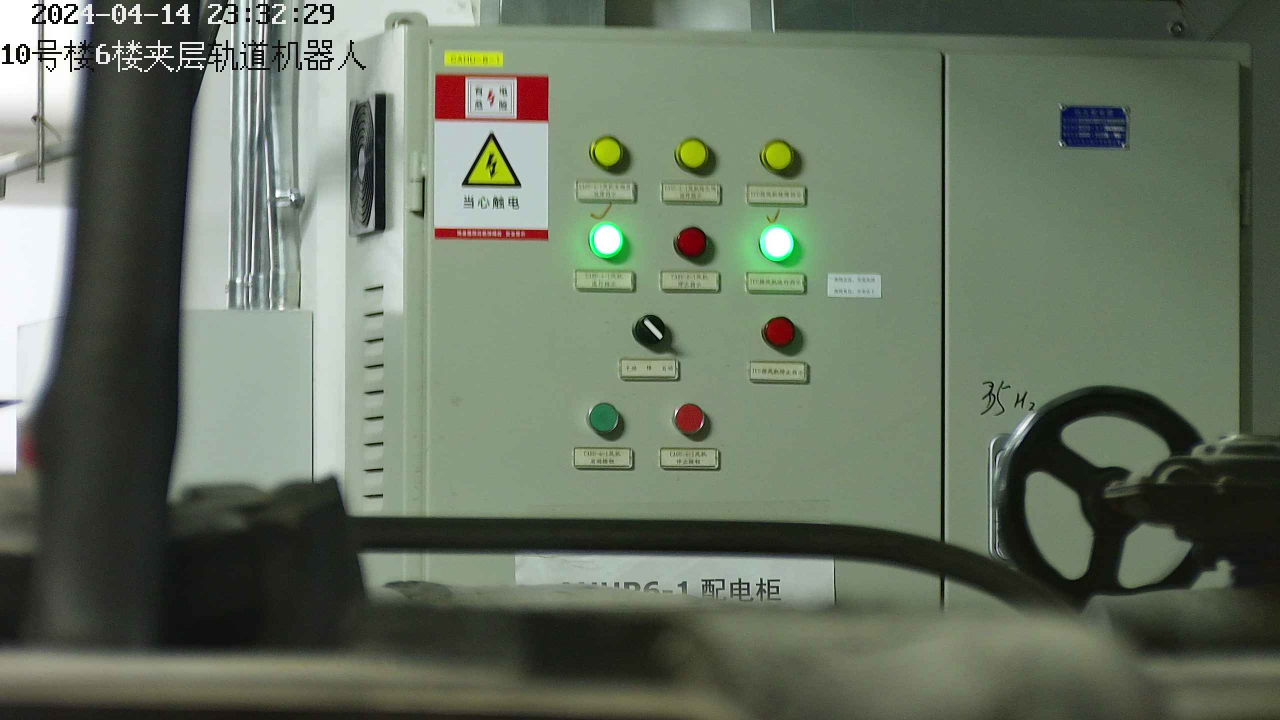
#> input picture k61.jpg, 2560 x 1440 px, found by its file name (shown at 1/2 size)
$ python cc_20240416161337.py
#> lines starting #> are read from the running program, lines starting #| are printed output that depends on the picture; after the words box and inside, x2 and y2 are one past the last pixel; in counts of white or black regions, pixels touching at a corner belong together
import cv2

# 读取现有图像
image = cv2.imread("k61.jpg")
#> image is the input picture: shape (1440, 2560, 3); mean B, G, R 97.2, 114.1, 103.2

# 定义矩形框的位置和大小
x, y, w, h = 100, 50, 400, 300

# 定义矩形框的颜色和透明度（蓝色，半透明）
color = (255, 255, 255)  # 蓝色
alpha = 0.89 # 透明度

# 创建一个与图像大小相同的透明图像
overlay = image.copy()

# 绘制半透明矩形框
cv2.rectangle(overlay, (x, y), (x + w, y + h), color, -1)
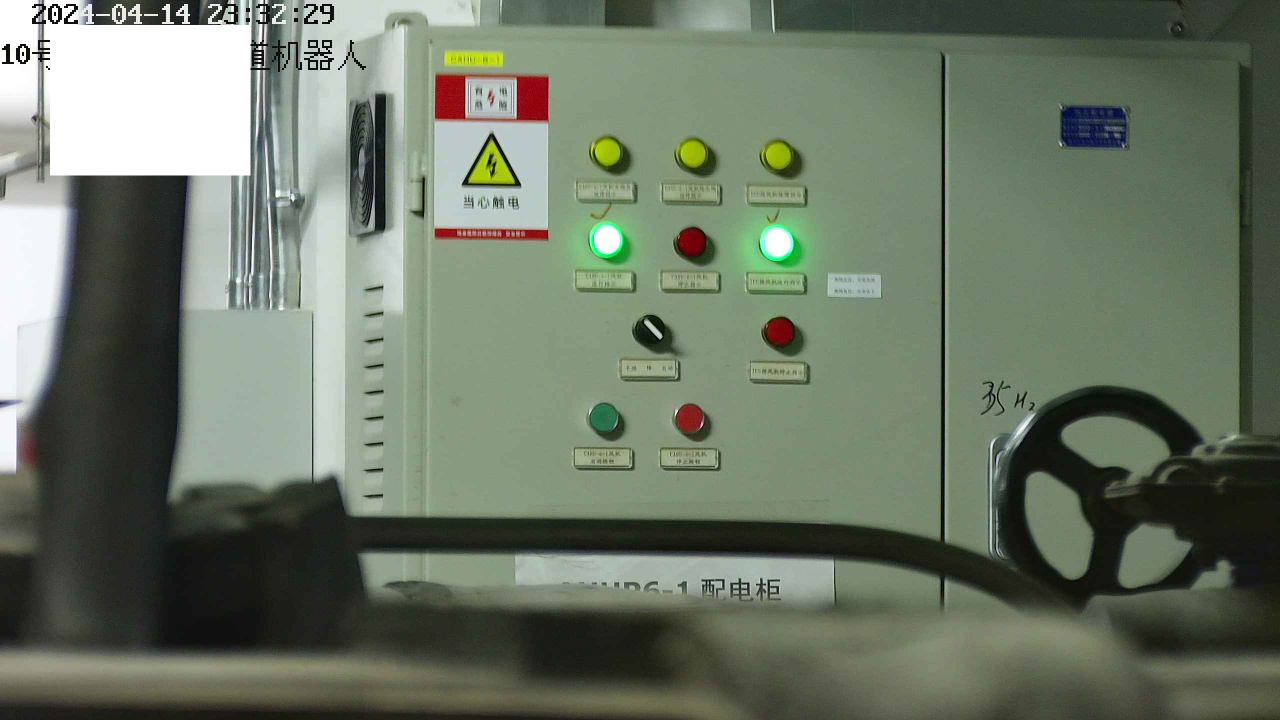
#> overlay: shape (1440, 2560, 3) (shown at 1/2 size); 3.24% of pixels changed, all inside (x1, y1, x2, y2) = (100, 50, 501, 351)

# 将透明图像叠加到原始图像上
cv2.addWeighted(overlay, alpha, image, 1 - alpha, 0, image)
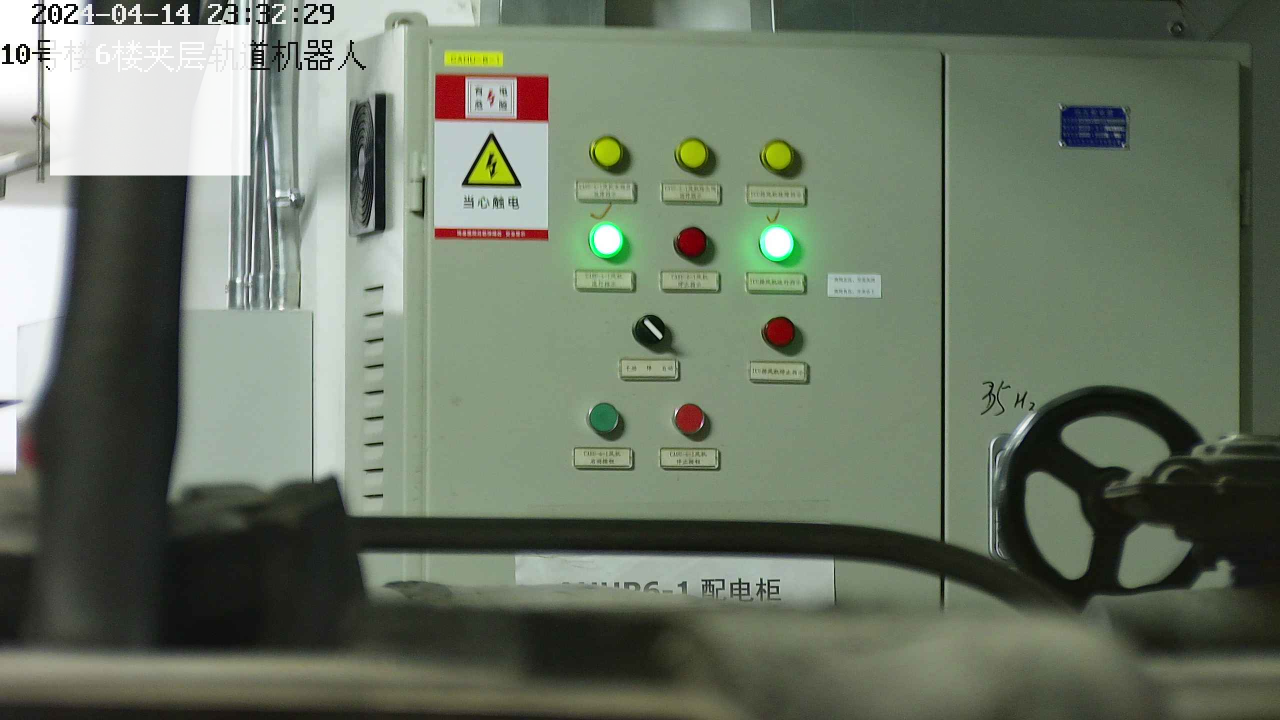
#> image: shape (1440, 2560, 3) (shown at 1/2 size); 3.24% of pixels changed, all inside (x1, y1, x2, y2) = (100, 50, 501, 351)

# 显示图像
cv2.imshow("Transparent Rectangle", image)
cv2.waitKey(0)
cv2.destroyAllWindows()

$ run again, with k62.jpg copied over k61.jpg
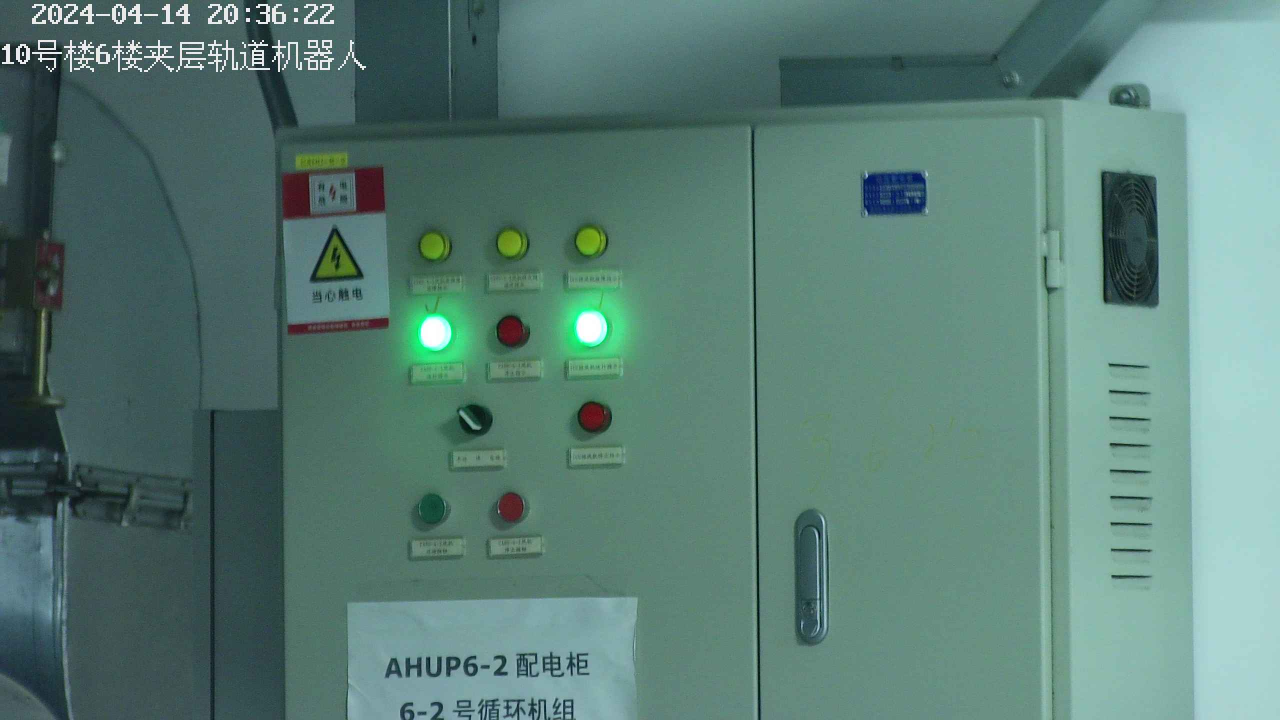
#> input picture k62.jpg, 2560 x 1440 px, found by its file name (shown at 1/2 size)
#> image is the input picture: shape (1440, 2560, 3); mean B, G, R 117, 125.3, 90
#> `cv2.rectangle(overlay, (x, y), (x + w, y + h), color, -1)`:
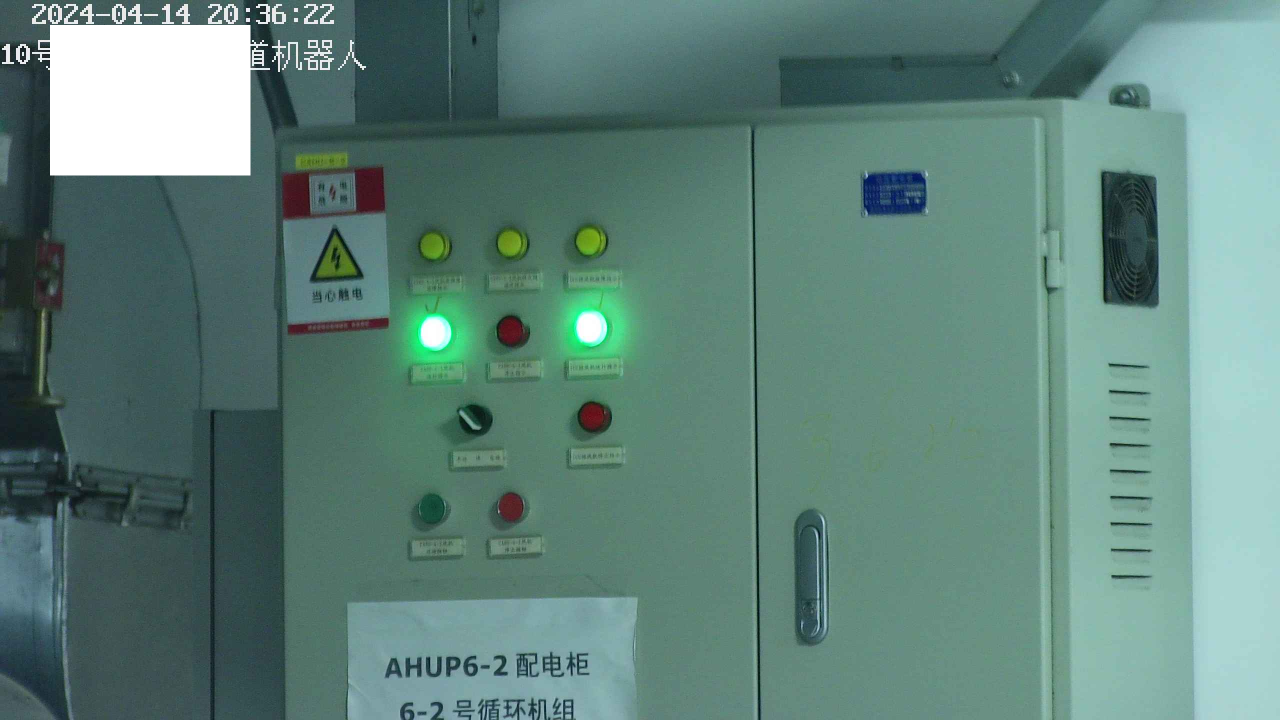
#> overlay: shape (1440, 2560, 3) (shown at 1/2 size); 3.27% of pixels changed, all inside (x1, y1, x2, y2) = (100, 50, 501, 351)
#> `cv2.addWeighted(overlay, alpha, image, 1 - alpha, 0, image)`:
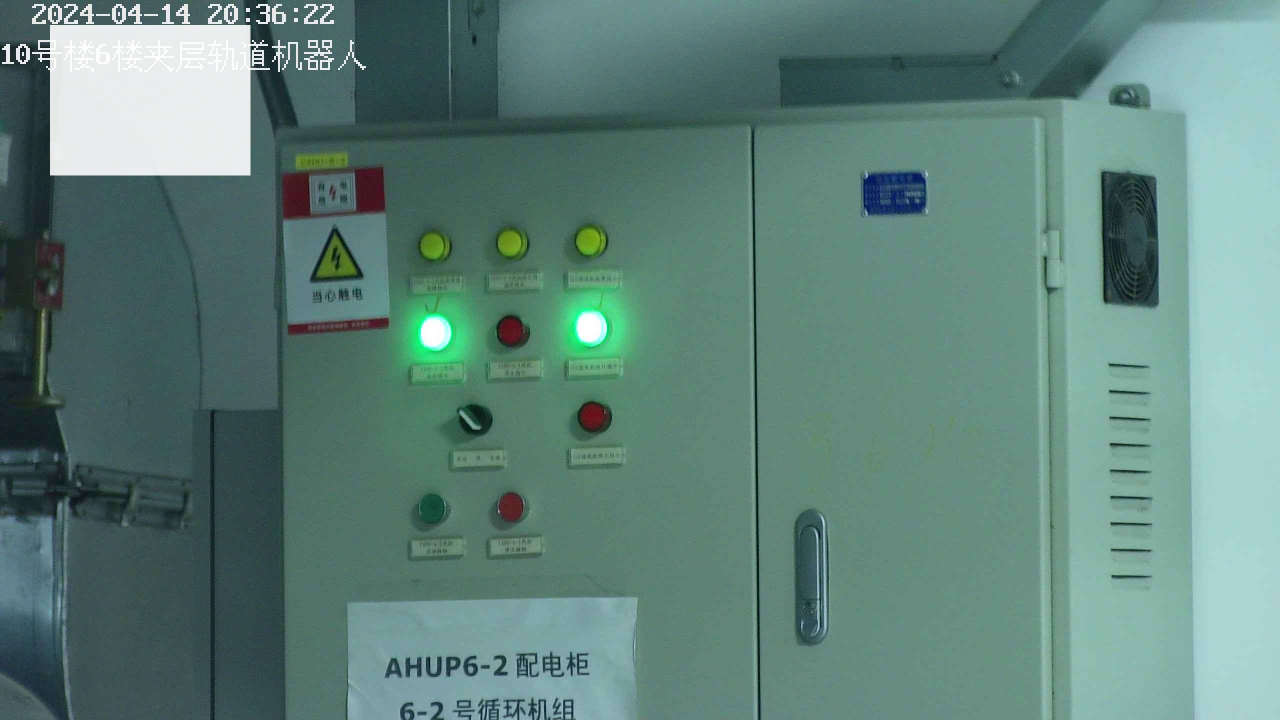
#> image: shape (1440, 2560, 3) (shown at 1/2 size); 3.27% of pixels changed, all inside (x1, y1, x2, y2) = (100, 50, 501, 351)

$ run again, with k63.jpg copied over k61.jpg
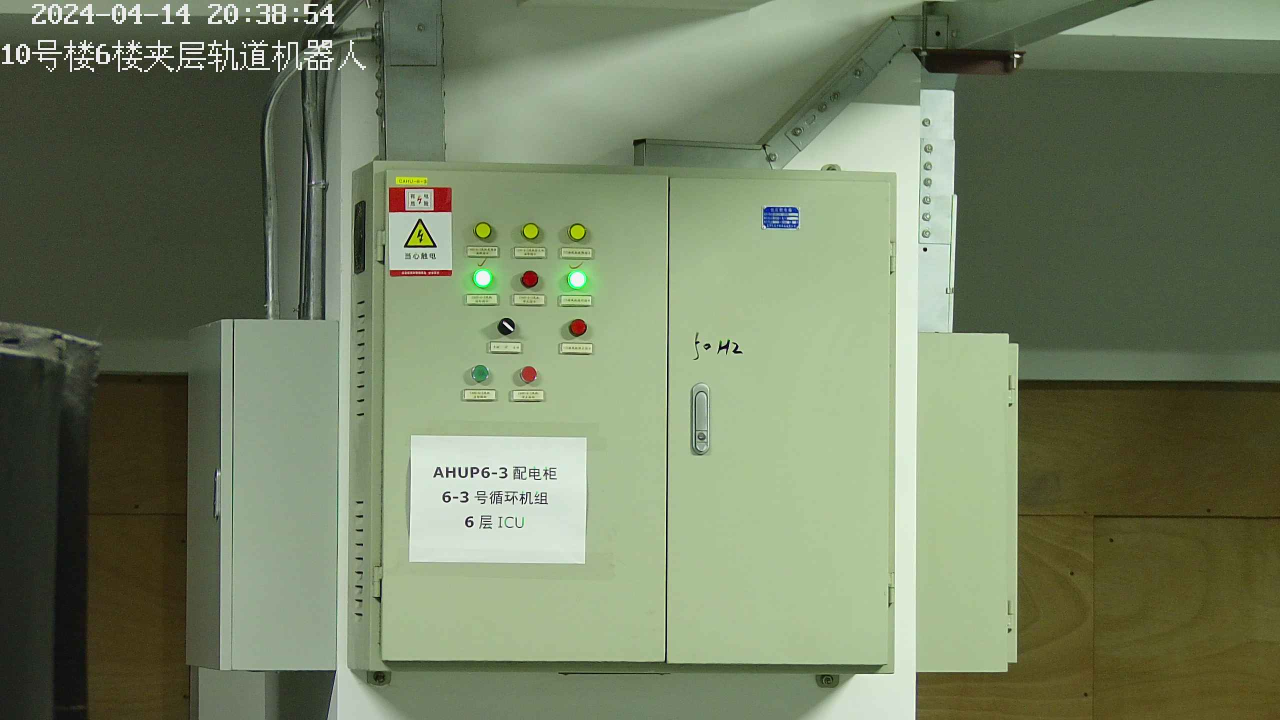
#> input picture k63.jpg, 2560 x 1440 px, found by its file name (shown at 1/2 size)
#> image is the input picture: shape (1440, 2560, 3); mean B, G, R 98.5, 127.7, 115.3
#> `cv2.rectangle(overlay, (x, y), (x + w, y + h), color, -1)`:
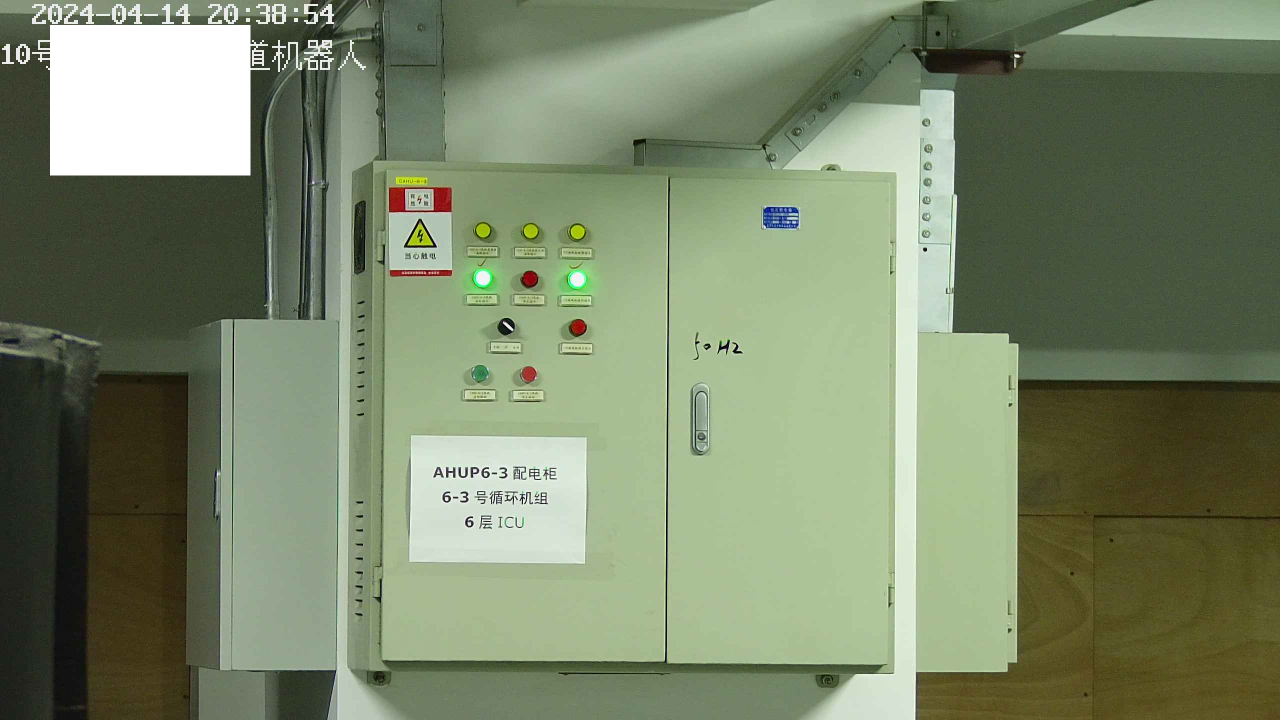
#> overlay: shape (1440, 2560, 3) (shown at 1/2 size); 3.27% of pixels changed, all inside (x1, y1, x2, y2) = (100, 50, 501, 351)
#> `cv2.addWeighted(overlay, alpha, image, 1 - alpha, 0, image)`:
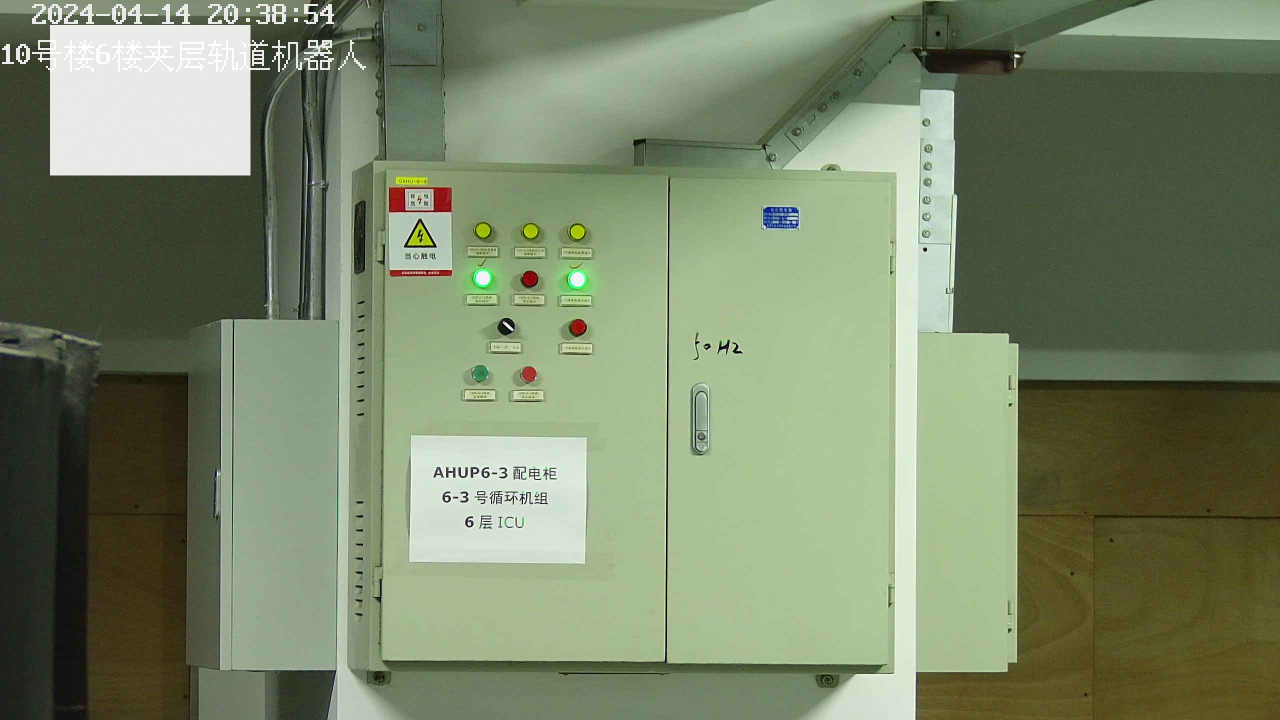
#> image: shape (1440, 2560, 3) (shown at 1/2 size); 3.27% of pixels changed, all inside (x1, y1, x2, y2) = (100, 50, 501, 351)
